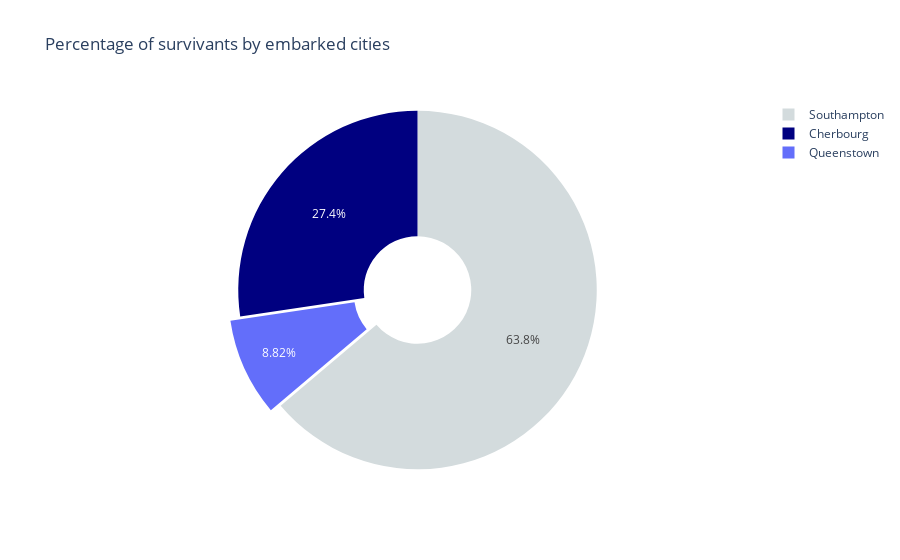

Source (notebook cell):
### Code cell
labels = [x for x in df_survived.Embarked.value_counts().index]
values = df_survived.Embarked.value_counts()

# Use `hole` to create a donut-like pie chart
fig=go.Figure(data=[go.Pie(labels=["Southampton","Cherbourg", "Queenstown"],values=values,hole=.3,pull=[0,0,0.06,0])])

fig.update_layout(
    title_text="Percentage of survivants by embarked cities")
fig.update_traces(marker=dict(colors=night_colors))
fig.show()

### Figure 1 — Plotly figure (JSON) as saved in the notebook; plotly's stock layout.template omitted (floating-point values rounded to 4 significant figures)
{"data": [{"hole": 0.3, "labels": ["Southampton", "Cherbourg", "Queenstown"], "marker": {"colors": ["#D3DBDD", "navy"]}, "pull": [0, 0, 0.06, 0], "type": "pie", "values": [217, 93, 30]}], "layout": {"title": {"text": "Percentage of survivants by embarked cities"}}}
